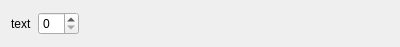
<?xml version="1.0" encoding="UTF-8"?>
<ui version="4.0">
 <class>Sekura::SpinBox</class>
 <widget class="QWidget" name="Sekura::SpinBox">
  <property name="geometry">
   <rect>
    <x>0</x>
    <y>0</y>
    <width>400</width>
    <height>47</height>
   </rect>
  </property>
  <property name="sizePolicy">
   <sizepolicy hsizetype="Preferred" vsizetype="Maximum">
    <horstretch>0</horstretch>
    <verstretch>0</verstretch>
   </sizepolicy>
  </property>
  <property name="windowTitle">
   <string>Form</string>
  </property>
  <layout class="QHBoxLayout" name="horizontalLayout">
   <item>
    <widget class="QLabel" name="label">
     <property name="text">
      <string>text</string>
     </property>
    </widget>
   </item>
   <item>
    <widget class="QSpinBox" name="spinBox">
     <property name="sizePolicy">
      <sizepolicy hsizetype="Preferred" vsizetype="Fixed">
       <horstretch>0</horstretch>
       <verstretch>0</verstretch>
      </sizepolicy>
     </property>
    </widget>
   </item>
   <item>
    <spacer name="horizontalSpacer">
     <property name="orientation">
      <enum>Qt::Horizontal</enum>
     </property>
     <property name="sizeHint" stdset="0">
      <size>
       <width>40</width>
       <height>20</height>
      </size>
     </property>
    </spacer>
   </item>
  </layout>
 </widget>
 <resources/>
 <connections/>
</ui>
